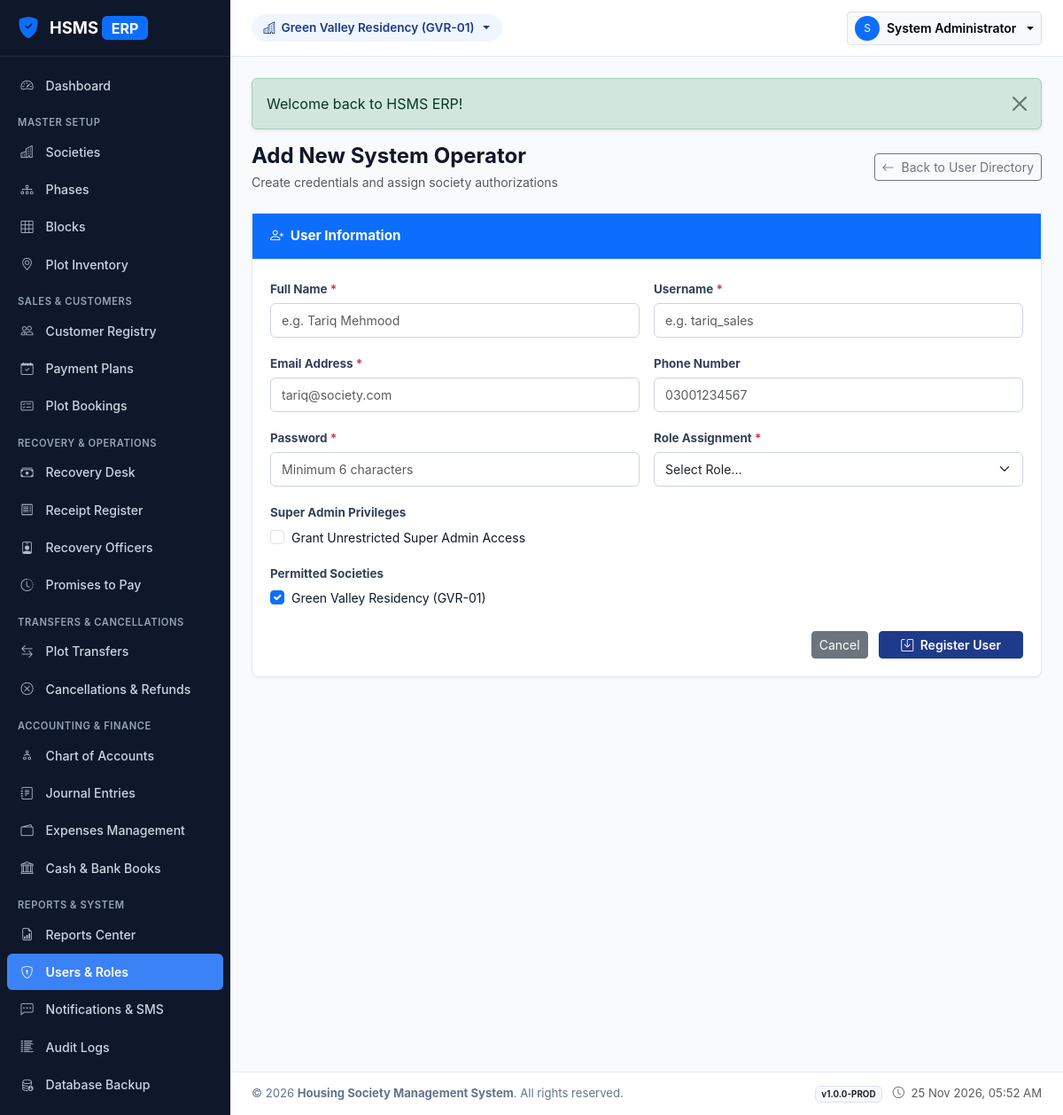
The app's page /modules/users/create.php (signed in) with its own data.
### tables this page shows
CREATE TABLE `societies` (
  `id` int(10) unsigned NOT NULL AUTO_INCREMENT,
  `society_code` varchar(20) NOT NULL,
  `name` varchar(150) NOT NULL,
  `location` varchar(255) NOT NULL,
  `address` text DEFAULT NULL,
  `contact_number` varchar(50) NOT NULL,
  `email` varchar(100) DEFAULT NULL,
  `registration_number` varchar(100) DEFAULT NULL,
  `logo_path` varchar(255) DEFAULT NULL,
  `start_date` date DEFAULT NULL,
  `status` enum('active','inactive') NOT NULL DEFAULT 'active',
  `remarks` text DEFAULT NULL,
  `created_at` timestamp NOT NULL DEFAULT current_timestamp(),
  `updated_at` timestamp NOT NULL DEFAULT current_timestamp() ON UPDATE current_timestamp(),
  PRIMARY KEY (`id`),
  UNIQUE KEY `society_code` (`society_code`)
);

### includes/helpers.php (called while the page is built, shortened)
<?php
function e(mixed $string): string {
    return htmlspecialchars((string)($string ?? ''), ENT_QUOTES | ENT_SUBSTITUTE, 'UTF-8');
}
function base_url(string $path = ''): string {
    $path = ltrim($path, '/');
    return '/HSMS/' . $path;
}
function has_flash(): bool {
    return !empty($_SESSION['__flash']);
}
function get_flash(): array {
    $flashes = $_SESSION['__flash'] ?? [];
    return $flashes;
}

### includes/auth.php (called while the page is built, shortened)
<?php
function current_user(): ?array {
    return [
        'id'             => (int)$_SESSION['user_id'],
        'name'           => (string)($_SESSION['user_name'] ?? ''),
        'username'       => (string)($_SESSION['username'] ?? ''),
        'email'          => (string)($_SESSION['user_email'] ?? ''),
        'role_id'        => (int)($_SESSION['user_role_id'] ?? 0),
        'role_name'      => (string)($_SESSION['user_role_name'] ?? ''),
        'is_super_admin' => (bool)($_SESSION['is_super_admin'] ?? false)
    ];
}
function get_active_society_id(): int {
    if (!empty($_SESSION['active_society_id'])) {
        return (int)$_SESSION['active_society_id'];
    }
    $db = get_db_connection();
    $stmt = $db->query("SELECT `id` FROM `societies` WHERE `status` = 'active' ORDER BY `id` ASC LIMIT 1");
    $id = (int)$stmt->fetchColumn();
    return $id;
}
function get_active_society(): ?array {
    $socId = get_active_society_id();
    $db = get_db_connection();
    $stmt = $db->prepare("SELECT * FROM `societies` WHERE `id` = :id LIMIT 1");
    $stmt->execute(['id' => $socId]);
    return $stmt->fetch() ?: null;
}

### modules/users/create.php (the view, shortened to what this page needs)
<?php
$db = get_db_connection();
$activeSocId = get_active_society_id();
$societies = $db->query("SELECT id, name, society_code FROM `societies` WHERE `status` = 'active' ORDER BY `name` ASC")->fetchAll();
require_once __DIR__ . '/../../includes/header.php';
?>
<div class="d-flex justify-content-between align-items-center mb-4">
    <div>
        <h4 class="fw-bold mb-1">Add New System Operator</h4>
        <p class="text-muted small mb-0">Create credentials and assign society authorizations</p>
    </div>
    <a href="<?= base_url('modules/users/index.php') ?>" class="btn btn-outline-secondary btn-sm">
        <i class="bi bi-arrow-left me-1"></i> Back to User Directory
    </a>
</div>
<div class="card-hs max-w-800">
    <div class="card-header bg-primary text-white">
        <span class="fw-bold"><i class="bi bi-person-plus me-1"></i> User Information</span>
    </div>
    <div class="card-body">
        <form method="POST">
            <div class="row g-3 mb-3">
                <div class="col-md-6">
                    <label class="form-label small fw-bold">Full Name <span class="text-danger">*</span></label>
                    <input type="text" name="name" class="form-control form-control-sm" required placeholder="e.g. Tariq Mehmood" value="<?= e($_POST['name'] ?? '') ?>">
                </div>
                <div class="col-md-6">
                    <label class="form-label small fw-bold">Username <span class="text-danger">*</span></label>
                    <input type="text" name="username" class="form-control form-control-sm" required placeholder="e.g. tariq_sales" value="<?= e($_POST['username'] ?? '') ?>">
                </div>
            </div>
            <div class="row g-3 mb-3">
                <div class="col-md-6">
                    <label class="form-label small fw-bold">Email Address <span class="text-danger">*</span></label>
                    <input type="email" name="email" class="form-control form-control-sm" required placeholder="tariq@society.com" value="<?= e($_POST['email'] ?? '') ?>">
                </div>
                <div class="col-md-6">
                    <label class="form-label small fw-bold">Phone Number</label>
                    <input type="text" name="phone" class="form-control form-control-sm" placeholder="03001234567" value="<?= e($_POST['phone'] ?? '') ?>">
                </div>
            </div>
            <div class="row g-3 mb-3">
                <div class="col-md-6">
                    <label class="form-label small fw-bold">Password <span class="text-danger">*</span></label>
                    <input type="password" name="password" class="form-control form-control-sm" required placeholder="Minimum 6 characters">
                </div>
                <div class="col-md-6">
                    <label class="form-label small fw-bold">Role Assignment <span class="text-danger">*</span></label>
                    <select name="role_id" class="form-select form-select-sm" required>
                        <option value="">Select Role...</option>
                    </select>
                </div>
            </div>
            <div class="mb-3">
                <label class="form-label small fw-bold">Super Admin Privileges</label>
                <div class="form-check">
                    <input class="form-check-input" type="checkbox" name="is_super_admin" value="1" id="superAdminCheck">
                    <label class="form-check-label small" for="superAdminCheck">
                        Grant Unrestricted Super Admin Access
                    </label>
                </div>
            </div>
            <div class="mb-4">
                <label class="form-label small fw-bold">Permitted Societies</label>
                <div class="d-flex flex-wrap gap-3">
                    <?php foreach ($societies as $s): ?>
                        <div class="form-check">
                            <input class="form-check-input" type="checkbox" name="society_ids[]" value="<?= (int)$s['id'] ?>" id="soc_<?= (int)$s['id'] ?>" <?= ((int)$s['id'] === $activeSocId) ? 'checked' : '' ?>>
                            <label class="form-check-label small" for="soc_<?= (int)$s['id'] ?>">
                                <?= e($s['name']) ?> (<?= e($s['society_code']) ?>)
                            </label>
                        </div>
                    <?php endforeach; ?>
                </div>
            </div>
            <div class="text-end">
                <a href="<?= base_url('modules/users/index.php') ?>" class="btn btn-secondary btn-sm me-2">Cancel</a>
                <button type="submit" class="btn btn-hs-primary btn-sm px-4 fw-semibold">
                    <i class="bi bi-save me-1"></i> Register User
                </button>
            </div>
        </form>
    </div>
</div>
<?php require_once __DIR__ . '/../../includes/footer.php'; ?>

### includes/header.php (shortened to what this page needs)
<?php
$currentUser = current_user();
$activeSociety = get_active_society();
?>
<!DOCTYPE html>
<html lang="en">
<head>
    <link href="https://cdn.jsdelivr.net/npm/bootstrap@5.3.3/dist/css/bootstrap.min.css" rel="stylesheet">
    <link rel="stylesheet" href="https://cdn.jsdelivr.net/npm/bootstrap-icons@1.11.3/font/bootstrap-icons.min.css">
    <link rel="stylesheet" href="<?= base_url('assets/css/style.css') ?>">
</head>
<body>
<div id="app-wrapper">
    <?php require_once __DIR__ . '/sidebar.php'; ?>
    <div id="content-wrapper">
        <header class="top-navbar">
            <div class="d-flex align-items-center gap-3">
                <div class="dropdown">
                    <button class="society-badge-pill dropdown-toggle border-0" type="button" data-bs-toggle="dropdown" aria-expanded="false">
                        <i class="bi bi-buildings"></i>
                        <span><?= e($activeSociety['name'] ?? 'Select Society') ?> (<?= e($activeSociety['society_code'] ?? '—') ?>)</span>
                    </button>
                </div>
            </div>
            <div class="d-flex align-items-center gap-3">
                <div class="dropdown">
                    <button class="btn btn-sm btn-light border dropdown-toggle d-flex align-items-center gap-2" type="button" data-bs-toggle="dropdown" aria-expanded="false">
                        <div class="rounded-circle bg-primary text-white d-flex align-items-center justify-content-center" style="width: 28px; height: 28px; font-size: 0.75rem;">
                            <?= strtoupper(substr($currentUser['name'], 0, 1)) ?>
                        </div>
                        <span class="d-none d-sm-inline fw-semibold"><?= e($currentUser['name']) ?></span>
                    </button>
                </div>
            </div>
        </header>
        <main class="page-container">
            <?php if (has_flash()): ?>
                <?php foreach (get_flash() as $flash): ?>
                    <div class="alert alert-<?= e($flash['type']) ?> alert-dismissible fade show shadow-sm" role="alert">
                        <?= e($flash['message']) ?>
                        <button type="button" class="btn-close" data-bs-dismiss="alert" aria-label="Close"></button>
                    </div>
                <?php endforeach; ?>
            <?php endif; ?>

### assets/css/style.css (style rules this page uses)
:root { --hs-primary: #1e3a8a; --hs-primary-dark: #172554; --hs-primary-light: #3b82f6; --hs-accent: #0284c7; --hs-bg: #f8fafc; --hs-card-bg: #ffffff; --hs-border: #e2e8f0; --hs-text-main: #0f172a; --hs-text-muted: #64748b; --hs-sidebar-width: 260px; --hs-sidebar-collapsed-width: 70px; --hs-header-height: 64px; }
body { font-family: -apple-system, BlinkMacSystemFont, "Segoe UI", Roboto, "Helvetica Neue", Arial, sans-serif; background-color: var(--hs-bg); color: var(--hs-text-main); margin: 0; padding: 0; min-height: 100vh; display: flex; flex-direction: column; }
#app-wrapper { display: flex; min-height: 100vh; width: 100%; }
#content-wrapper { flex-grow: 1; display: flex; flex-direction: column; min-width: 0; background-color: var(--hs-bg); }
.top-navbar { height: var(--hs-header-height); background: var(--hs-card-bg); border-bottom: 1px solid var(--hs-border); display: flex; align-items: center; justify-content: space-between; padding: 0 1.5rem; position: sticky; top: 0; z-index: 999; }
.society-badge-pill { background-color: #eff6ff; border: 1px solid #bfdbfe; color: var(--hs-primary); padding: 0.35rem 0.85rem; border-radius: 9999px; font-size: 0.85rem; font-weight: 600; display: inline-flex; align-items: center; gap: 0.4rem; }
.page-container { padding: 1.5rem; flex-grow: 1; }
.card-hs { background: var(--hs-card-bg); border: 1px solid var(--hs-border); border-radius: 8px; box-shadow: 0 1px 3px rgba(0, 0, 0, 0.05); margin-bottom: 1.25rem; }
.card-hs .card-header { background: transparent; border-bottom: 1px solid var(--hs-border); padding: 0.9rem 1.25rem; font-weight: 600; font-size: 0.95rem; display: flex; align-items: center; justify-content: space-between; }
.card-hs .card-body { padding: 1.25rem; }
.form-label { font-size: 0.84rem; font-weight: 600; color: #334155; margin-bottom: 0.35rem; }
.form-control, .form-select { border-color: #cbd5e1; font-size: 0.88rem; padding: 0.5rem 0.75rem; border-radius: 6px; }
.btn-hs-primary { background-color: var(--hs-primary); border-color: var(--hs-primary); color: #ffffff; }

### records on screen
societies: name "Green Valley Residency", society_code "GVR-01", id "☑"

### other values on screen
substr($currentUser['name'], 0, 1) "S"
$currentUser['name'] "System Administrator"
$flash['message'] "Welcome back to HSMS ERP!"
APP_NAME "Housing Society Management System"
APP_VERSION "1.0.0-PROD"
